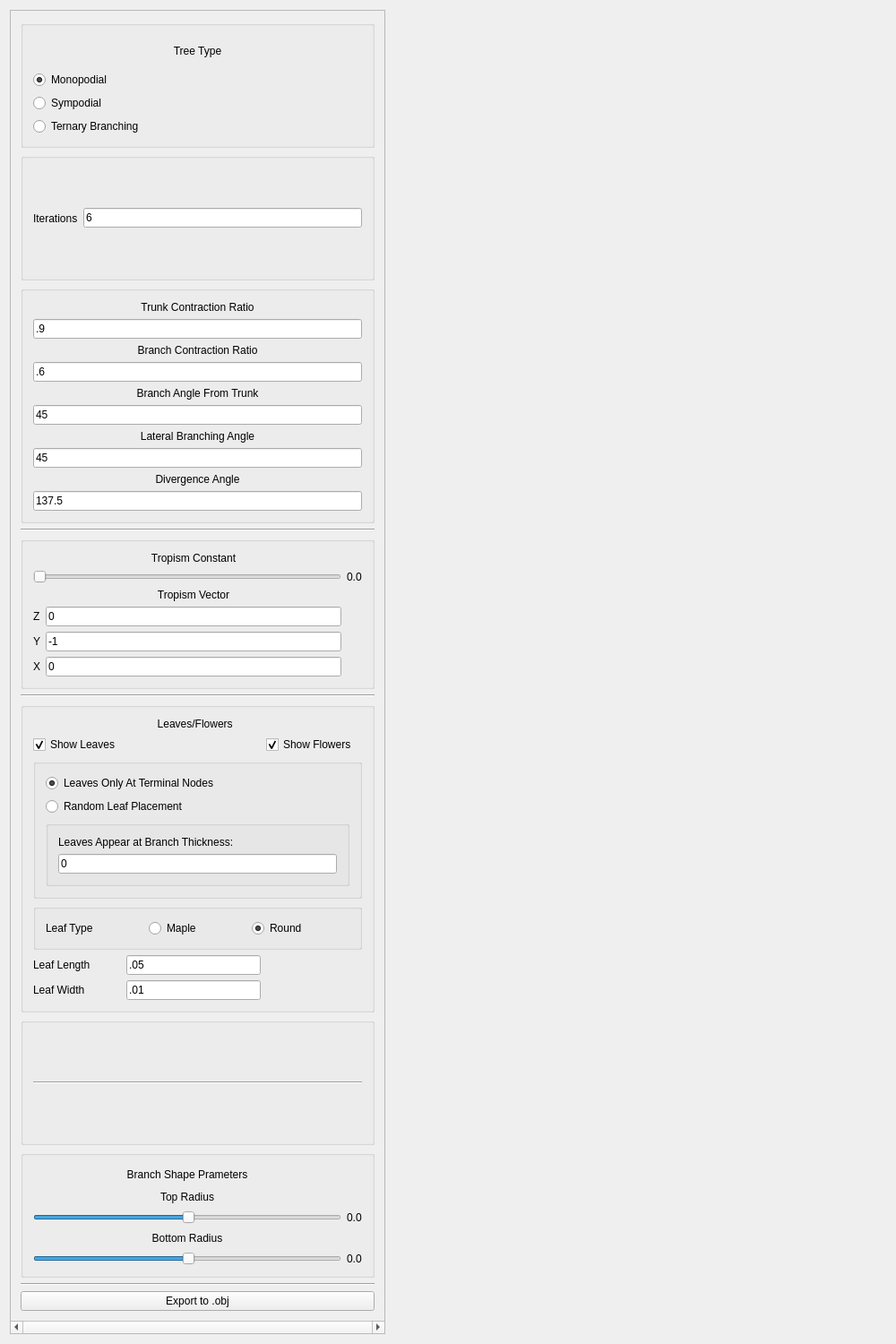
<?xml version="1.0" encoding="UTF-8"?>
<ui version="4.0">
 <class>MainWindow</class>
 <widget class="QMainWindow" name="MainWindow">
  <property name="geometry">
   <rect>
    <x>0</x>
    <y>0</y>
    <width>1000</width>
    <height>1500</height>
   </rect>
  </property>
  <property name="sizePolicy">
   <sizepolicy hsizetype="Preferred" vsizetype="Preferred">
    <horstretch>0</horstretch>
    <verstretch>0</verstretch>
   </sizepolicy>
  </property>
  <property name="windowTitle">
   <string>LSystemsTrees</string>
  </property>
  <widget class="QWidget" name="centralWidget">
   <layout class="QHBoxLayout" name="horizontalLayout_3">
    <item>
     <widget class="QScrollArea" name="scrollArea">
      <property name="enabled">
       <bool>true</bool>
      </property>
      <property name="sizePolicy">
       <sizepolicy hsizetype="Preferred" vsizetype="Preferred">
        <horstretch>0</horstretch>
        <verstretch>0</verstretch>
       </sizepolicy>
      </property>
      <property name="minimumSize">
       <size>
        <width>419</width>
        <height>600</height>
       </size>
      </property>
      <property name="mouseTracking">
       <bool>false</bool>
      </property>
      <property name="verticalScrollBarPolicy">
       <enum>Qt::ScrollBarAsNeeded</enum>
      </property>
      <property name="horizontalScrollBarPolicy">
       <enum>Qt::ScrollBarAlwaysOn</enum>
      </property>
      <property name="sizeAdjustPolicy">
       <enum>QAbstractScrollArea::AdjustIgnored</enum>
      </property>
      <property name="widgetResizable">
       <bool>true</bool>
      </property>
      <widget class="QWidget" name="scrollAreaWidgetContents_2">
       <property name="geometry">
        <rect>
         <x>0</x>
         <y>0</y>
         <width>417</width>
         <height>1458</height>
        </rect>
       </property>
       <property name="minimumSize">
        <size>
         <width>0</width>
         <height>0</height>
        </size>
       </property>
       <layout class="QVBoxLayout" name="verticalLayout_3">
        <item>
         <widget class="QGroupBox" name="groupBox">
          <property name="title">
           <string/>
          </property>
          <property name="flat">
           <bool>false</bool>
          </property>
          <layout class="QVBoxLayout" name="verticalLayout_2">
           <item>
            <widget class="QLabel" name="label_33">
             <property name="text">
              <string>Tree Type</string>
             </property>
             <property name="alignment">
              <set>Qt::AlignCenter</set>
             </property>
            </widget>
           </item>
           <item>
            <widget class="QRadioButton" name="monopodial">
             <property name="text">
              <string comment="0">Monopodial </string>
             </property>
             <property name="checked">
              <bool>true</bool>
             </property>
            </widget>
           </item>
           <item>
            <widget class="QRadioButton" name="sympodial">
             <property name="text">
              <string comment="0">Sympodial </string>
             </property>
            </widget>
           </item>
           <item>
            <widget class="QRadioButton" name="ternary">
             <property name="text">
              <string comment="0">Ternary Branching</string>
             </property>
            </widget>
           </item>
          </layout>
         </widget>
        </item>
        <item>
         <widget class="QGroupBox" name="groupBox_5">
          <property name="title">
           <string/>
          </property>
          <layout class="QHBoxLayout" name="horizontalLayout_4">
           <item>
            <widget class="QLabel" name="label_41">
             <property name="text">
              <string>Iterations</string>
             </property>
            </widget>
           </item>
           <item>
            <widget class="QLineEdit" name="iterations">
             <property name="text">
              <string>6</string>
             </property>
            </widget>
           </item>
          </layout>
         </widget>
        </item>
        <item>
         <widget class="QGroupBox" name="groupBox_6">
          <property name="title">
           <string/>
          </property>
          <layout class="QGridLayout" name="gridLayout">
           <item row="0" column="0">
            <widget class="QLabel" name="param1_label">
             <property name="text">
              <string>Trunk Contraction Ratio</string>
             </property>
             <property name="alignment">
              <set>Qt::AlignCenter</set>
             </property>
            </widget>
           </item>
           <item row="1" column="0">
            <widget class="QLineEdit" name="param1">
             <property name="text">
              <string>.9</string>
             </property>
            </widget>
           </item>
           <item row="2" column="0">
            <widget class="QLabel" name="param2_label">
             <property name="text">
              <string>Branch Contraction Ratio</string>
             </property>
             <property name="alignment">
              <set>Qt::AlignCenter</set>
             </property>
            </widget>
           </item>
           <item row="3" column="0">
            <widget class="QLineEdit" name="param2">
             <property name="text">
              <string>.6</string>
             </property>
            </widget>
           </item>
           <item row="4" column="0">
            <widget class="QLabel" name="param3_label">
             <property name="text">
              <string>Branch Angle From Trunk</string>
             </property>
             <property name="alignment">
              <set>Qt::AlignCenter</set>
             </property>
            </widget>
           </item>
           <item row="5" column="0">
            <widget class="QLineEdit" name="param3">
             <property name="text">
              <string>45</string>
             </property>
            </widget>
           </item>
           <item row="6" column="0">
            <widget class="QLabel" name="param4_label">
             <property name="text">
              <string>Lateral Branching Angle</string>
             </property>
             <property name="alignment">
              <set>Qt::AlignCenter</set>
             </property>
            </widget>
           </item>
           <item row="7" column="0">
            <widget class="QLineEdit" name="param4">
             <property name="text">
              <string>45</string>
             </property>
            </widget>
           </item>
           <item row="8" column="0">
            <widget class="QLabel" name="param5_label">
             <property name="text">
              <string>Divergence Angle</string>
             </property>
             <property name="alignment">
              <set>Qt::AlignCenter</set>
             </property>
            </widget>
           </item>
           <item row="9" column="0">
            <widget class="QLineEdit" name="param5">
             <property name="text">
              <string>137.5</string>
             </property>
            </widget>
           </item>
          </layout>
          <zorder>param1_label</zorder>
          <zorder>param5</zorder>
          <zorder>param1</zorder>
          <zorder>param5_label</zorder>
          <zorder>param3_label</zorder>
          <zorder>param4_label</zorder>
          <zorder>param3</zorder>
          <zorder>param2</zorder>
          <zorder>param4</zorder>
          <zorder>param1_label</zorder>
          <zorder>param2_label</zorder>
         </widget>
        </item>
        <item>
         <widget class="Line" name="line_9">
          <property name="orientation">
           <enum>Qt::Horizontal</enum>
          </property>
         </widget>
        </item>
        <item>
         <widget class="QGroupBox" name="groupBox_7">
          <property name="title">
           <string/>
          </property>
          <layout class="QGridLayout" name="gridLayout_2">
           <item row="4" column="1">
            <widget class="QLineEdit" name="tropism_z">
             <property name="text">
              <string>0</string>
             </property>
            </widget>
           </item>
           <item row="3" column="1">
            <widget class="QLabel" name="label_35">
             <property name="text">
              <string>Tropism Vector</string>
             </property>
             <property name="alignment">
              <set>Qt::AlignCenter</set>
             </property>
            </widget>
           </item>
           <item row="6" column="1">
            <widget class="QLineEdit" name="tropism_y">
             <property name="text">
              <string>-1</string>
             </property>
            </widget>
           </item>
           <item row="8" column="1">
            <widget class="QLineEdit" name="tropism_x">
             <property name="text">
              <string>0</string>
             </property>
            </widget>
           </item>
           <item row="8" column="0">
            <widget class="QLabel" name="label_40">
             <property name="text">
              <string>X</string>
             </property>
            </widget>
           </item>
           <item row="4" column="0">
            <widget class="QLabel" name="label_30">
             <property name="text">
              <string>Z</string>
             </property>
            </widget>
           </item>
           <item row="6" column="0">
            <widget class="QLabel" name="label_36">
             <property name="text">
              <string>Y</string>
             </property>
            </widget>
           </item>
           <item row="2" column="2">
            <widget class="QLabel" name="tropism_constant_val">
             <property name="sizePolicy">
              <sizepolicy hsizetype="Fixed" vsizetype="Preferred">
               <horstretch>0</horstretch>
               <verstretch>0</verstretch>
              </sizepolicy>
             </property>
             <property name="text">
              <string>0.0</string>
             </property>
             <property name="scaledContents">
              <bool>false</bool>
             </property>
            </widget>
           </item>
           <item row="1" column="1">
            <widget class="QLabel" name="label_42">
             <property name="text">
              <string>Tropism Constant</string>
             </property>
             <property name="alignment">
              <set>Qt::AlignCenter</set>
             </property>
            </widget>
           </item>
           <item row="2" column="0" colspan="2">
            <widget class="QSlider" name="tropism_constant">
             <property name="maximum">
              <number>100</number>
             </property>
             <property name="singleStep">
              <number>1</number>
             </property>
             <property name="orientation">
              <enum>Qt::Horizontal</enum>
             </property>
            </widget>
           </item>
          </layout>
         </widget>
        </item>
        <item>
         <widget class="Line" name="line_11">
          <property name="orientation">
           <enum>Qt::Horizontal</enum>
          </property>
         </widget>
        </item>
        <item>
         <widget class="QGroupBox" name="groupBox_8">
          <property name="title">
           <string/>
          </property>
          <layout class="QGridLayout" name="gridLayout_4">
           <item row="2" column="2">
            <widget class="QCheckBox" name="show_flowers">
             <property name="text">
              <string>Show Flowers</string>
             </property>
             <property name="checked">
              <bool>true</bool>
             </property>
            </widget>
           </item>
           <item row="12" column="1">
            <widget class="QLineEdit" name="leaf_x">
             <property name="text">
              <string>.01</string>
             </property>
            </widget>
           </item>
           <item row="12" column="0">
            <widget class="QLabel" name="label_37">
             <property name="text">
              <string>Leaf Width</string>
             </property>
            </widget>
           </item>
           <item row="2" column="0">
            <widget class="QCheckBox" name="show_leaves">
             <property name="text">
              <string>Show Leaves</string>
             </property>
             <property name="checked">
              <bool>true</bool>
             </property>
            </widget>
           </item>
           <item row="3" column="0" colspan="4">
            <widget class="QGroupBox" name="groupBox_4">
             <property name="title">
              <string/>
             </property>
             <layout class="QGridLayout" name="gridLayout_3">
              <item row="0" column="0">
               <widget class="QRadioButton" name="terminal_nodes">
                <property name="text">
                 <string>Leaves Only At Terminal Nodes</string>
                </property>
                <property name="checked">
                 <bool>true</bool>
                </property>
               </widget>
              </item>
              <item row="3" column="0">
               <widget class="QGroupBox" name="thickness_box">
                <property name="enabled">
                 <bool>true</bool>
                </property>
                <property name="title">
                 <string/>
                </property>
                <layout class="QVBoxLayout" name="verticalLayout_4">
                 <item>
                  <widget class="QLabel" name="label_29">
                   <property name="enabled">
                    <bool>true</bool>
                   </property>
                   <property name="text">
                    <string>Leaves Appear at Branch Thickness:</string>
                   </property>
                  </widget>
                 </item>
                 <item>
                  <widget class="QLineEdit" name="thickness">
                   <property name="enabled">
                    <bool>true</bool>
                   </property>
                   <property name="text">
                    <string>0</string>
                   </property>
                  </widget>
                 </item>
                </layout>
               </widget>
              </item>
              <item row="1" column="0">
               <widget class="QRadioButton" name="random_leaf_placement">
                <property name="text">
                 <string>Random Leaf Placement</string>
                </property>
               </widget>
              </item>
             </layout>
            </widget>
           </item>
           <item row="6" column="0" colspan="4">
            <widget class="QGroupBox" name="groupBox_3">
             <property name="title">
              <string/>
             </property>
             <property name="flat">
              <bool>false</bool>
             </property>
             <property name="checkable">
              <bool>false</bool>
             </property>
             <layout class="QHBoxLayout" name="horizontalLayout_2">
              <item>
               <widget class="QLabel" name="label_31">
                <property name="text">
                 <string>Leaf Type</string>
                </property>
               </widget>
              </item>
              <item>
               <widget class="QRadioButton" name="maple_leaf">
                <property name="text">
                 <string comment="1">Maple</string>
                </property>
               </widget>
              </item>
              <item>
               <widget class="QRadioButton" name="long_leaf">
                <property name="text">
                 <string comment="1">Round</string>
                </property>
                <property name="checked">
                 <bool>true</bool>
                </property>
               </widget>
              </item>
             </layout>
             <zorder>maple_leaf</zorder>
             <zorder>long_leaf</zorder>
             <zorder>long_leaf</zorder>
             <zorder>label_31</zorder>
            </widget>
           </item>
           <item row="9" column="1">
            <widget class="QLineEdit" name="leaf_z">
             <property name="text">
              <string>.05</string>
             </property>
            </widget>
           </item>
           <item row="9" column="0">
            <widget class="QLabel" name="label_32">
             <property name="text">
              <string>Leaf Length</string>
             </property>
            </widget>
           </item>
           <item row="0" column="1">
            <widget class="QLabel" name="label_38">
             <property name="text">
              <string> Leaves/Flowers</string>
             </property>
             <property name="alignment">
              <set>Qt::AlignCenter</set>
             </property>
            </widget>
           </item>
          </layout>
         </widget>
        </item>
        <item>
         <widget class="QGroupBox" name="groupBox_2">
          <property name="title">
           <string/>
          </property>
          <property name="flat">
           <bool>true</bool>
          </property>
          <layout class="QHBoxLayout" name="horizontalLayout">
           <item>
            <widget class="Line" name="line_10">
             <property name="orientation">
              <enum>Qt::Horizontal</enum>
             </property>
            </widget>
           </item>
          </layout>
         </widget>
        </item>
        <item>
         <widget class="QGroupBox" name="groupBox_9">
          <property name="title">
           <string/>
          </property>
          <layout class="QGridLayout" name="gridLayout_5">
           <item row="2" column="1">
            <widget class="QLabel" name="top_radius_top">
             <property name="sizePolicy">
              <sizepolicy hsizetype="Fixed" vsizetype="Preferred">
               <horstretch>0</horstretch>
               <verstretch>0</verstretch>
              </sizepolicy>
             </property>
             <property name="maximumSize">
              <size>
               <width>30</width>
               <height>30</height>
              </size>
             </property>
             <property name="text">
              <string>0.0</string>
             </property>
             <property name="scaledContents">
              <bool>false</bool>
             </property>
            </widget>
           </item>
           <item row="6" column="0">
            <widget class="QSlider" name="bottom_branch_raidus">
             <property name="sizePolicy">
              <sizepolicy hsizetype="Expanding" vsizetype="Fixed">
               <horstretch>0</horstretch>
               <verstretch>0</verstretch>
              </sizepolicy>
             </property>
             <property name="minimumSize">
              <size>
               <width>50</width>
               <height>0</height>
              </size>
             </property>
             <property name="value">
              <number>50</number>
             </property>
             <property name="orientation">
              <enum>Qt::Horizontal</enum>
             </property>
            </widget>
           </item>
           <item row="0" column="0">
            <widget class="QLabel" name="label_43">
             <property name="text">
              <string>Branch Shape Prameters</string>
             </property>
             <property name="alignment">
              <set>Qt::AlignCenter</set>
             </property>
            </widget>
           </item>
           <item row="6" column="1">
            <widget class="QLabel" name="botto_raidus_val">
             <property name="sizePolicy">
              <sizepolicy hsizetype="Fixed" vsizetype="Preferred">
               <horstretch>0</horstretch>
               <verstretch>0</verstretch>
              </sizepolicy>
             </property>
             <property name="maximumSize">
              <size>
               <width>30</width>
               <height>30</height>
              </size>
             </property>
             <property name="text">
              <string>0.0</string>
             </property>
             <property name="scaledContents">
              <bool>false</bool>
             </property>
            </widget>
           </item>
           <item row="3" column="0">
            <widget class="QLabel" name="label_39">
             <property name="text">
              <string>Bottom Radius</string>
             </property>
             <property name="alignment">
              <set>Qt::AlignCenter</set>
             </property>
            </widget>
           </item>
           <item row="1" column="0">
            <widget class="QLabel" name="label_34">
             <property name="text">
              <string>Top Radius</string>
             </property>
             <property name="alignment">
              <set>Qt::AlignCenter</set>
             </property>
            </widget>
           </item>
           <item row="2" column="0">
            <widget class="QSlider" name="top_branch_radius">
             <property name="sizePolicy">
              <sizepolicy hsizetype="Minimum" vsizetype="Fixed">
               <horstretch>0</horstretch>
               <verstretch>0</verstretch>
              </sizepolicy>
             </property>
             <property name="minimumSize">
              <size>
               <width>50</width>
               <height>0</height>
              </size>
             </property>
             <property name="value">
              <number>50</number>
             </property>
             <property name="orientation">
              <enum>Qt::Horizontal</enum>
             </property>
            </widget>
           </item>
          </layout>
         </widget>
        </item>
        <item>
         <widget class="Line" name="line_12">
          <property name="orientation">
           <enum>Qt::Horizontal</enum>
          </property>
         </widget>
        </item>
        <item>
         <widget class="QPushButton" name="export_to_obj">
          <property name="text">
           <string>Export to .obj</string>
          </property>
         </widget>
        </item>
       </layout>
       <zorder>line_9</zorder>
       <zorder>line_11</zorder>
       <zorder>line_12</zorder>
       <zorder>export_to_obj</zorder>
       <zorder>view</zorder>
       <zorder>groupBox_2</zorder>
       <zorder>groupBox</zorder>
       <zorder>groupBox_6</zorder>
       <zorder>groupBox_7</zorder>
       <zorder>groupBox_8</zorder>
       <zorder>groupBox_9</zorder>
       <zorder>groupBox_5</zorder>
      </widget>
     </widget>
    </item>
    <item>
     <widget class="View" name="view" native="true">
      <property name="enabled">
       <bool>true</bool>
      </property>
      <property name="sizePolicy">
       <sizepolicy hsizetype="Preferred" vsizetype="Preferred">
        <horstretch>250</horstretch>
        <verstretch>1</verstretch>
       </sizepolicy>
      </property>
     </widget>
    </item>
   </layout>
  </widget>
 </widget>
 <layoutdefault spacing="6" margin="11"/>
 <customwidgets>
  <customwidget>
   <class>View</class>
   <extends>QWidget</extends>
   <header>view.h</header>
  </customwidget>
 </customwidgets>
 <resources/>
 <connections/>
</ui>
